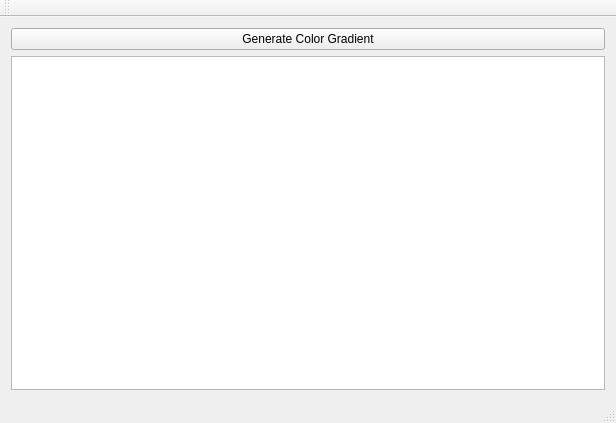
<?xml version="1.0" encoding="UTF-8"?>
<ui version="4.0">
 <class>MainWindow</class>
 <widget class="QMainWindow" name="MainWindow">
  <property name="geometry">
   <rect>
    <x>0</x>
    <y>0</y>
    <width>616</width>
    <height>423</height>
   </rect>
  </property>
  <property name="windowTitle">
   <string>MainWindow</string>
  </property>
  <widget class="QWidget" name="centralWidget">
   <layout class="QVBoxLayout" name="verticalLayout_2">
    <item>
     <widget class="QPushButton" name="pushButton">
      <property name="text">
       <string>Generate Color Gradient</string>
      </property>
     </widget>
    </item>
    <item>
     <widget class="QTextEdit" name="txtOutput"/>
    </item>
   </layout>
  </widget>
  <widget class="QMenuBar" name="menuBar">
   <property name="geometry">
    <rect>
     <x>0</x>
     <y>0</y>
     <width>616</width>
     <height>20</height>
    </rect>
   </property>
  </widget>
  <widget class="QToolBar" name="mainToolBar">
   <attribute name="toolBarArea">
    <enum>TopToolBarArea</enum>
   </attribute>
   <attribute name="toolBarBreak">
    <bool>false</bool>
   </attribute>
  </widget>
  <widget class="QStatusBar" name="statusBar"/>
 </widget>
 <layoutdefault spacing="6" margin="11"/>
 <resources/>
 <connections/>
</ui>
